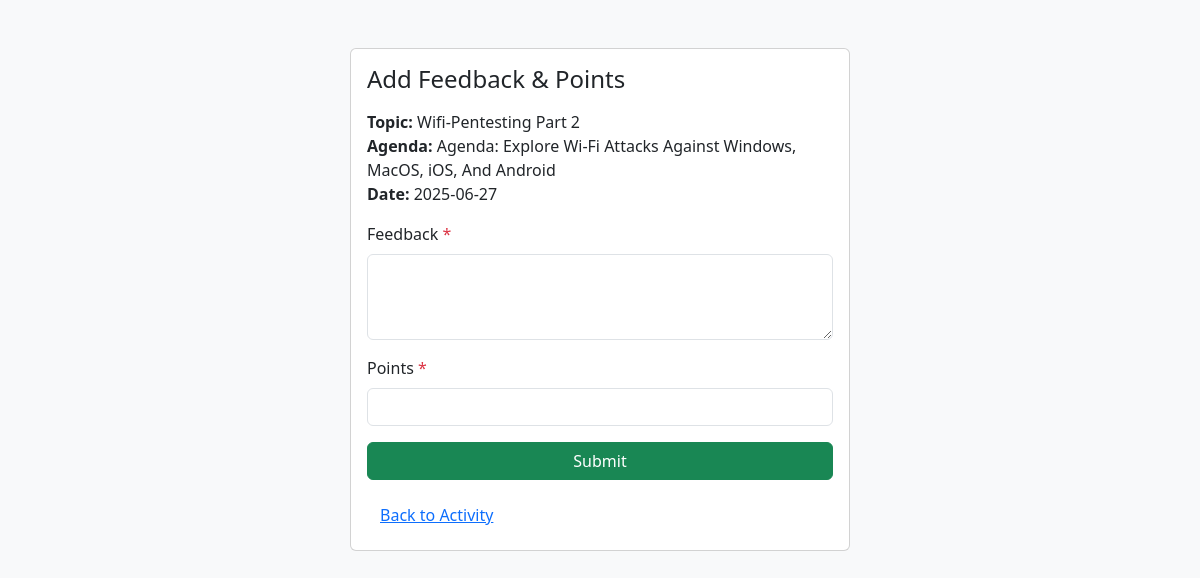
/admin-feedback/2 (signed in), run on the app's committed database.
### tables this page shows
CREATE TABLE slot_activity (
        id INTEGER PRIMARY KEY AUTOINCREMENT,
        slot_id INTEGER NOT NULL,
        user_id INTEGER NOT NULL,
        status TEXT NOT NULL,
        approval_reason TEXT,
        rejection_reason TEXT,
        feedback TEXT,
        comments TEXT,
        points_awarded INTEGER,
        topic TEXT,
        agenda TEXT,
        file_path TEXT,
        link TEXT,
        created_at TEXT DEFAULT CURRENT_TIMESTAMP,
        updated_at TEXT DEFAULT CURRENT_TIMESTAMP,
        FOREIGN KEY (slot_id) REFERENCES slots(id),
        FOREIGN KEY (user_id) REFERENCES users(id)
    );

### app.py (the view, shortened to what this page needs)
@app.route('/admin-feedback/<int:activity_id>', methods=['GET', 'POST'])
@token_required
def admin_feedback(activity_id):
    db = get_db()
    user_email = g.get('user')
    admin = db.execute('SELECT * FROM users WHERE email = ?', (user_email,)).fetchone()
    if admin['role'] != 'admin':
        return redirect(url_for('dashboard'))
    activity = db.execute('SELECT * FROM slot_activity WHERE id = ?', (activity_id,)).fetchone()
    if not activity:
        flash('Activity not found.')
        return redirect(url_for('my_activity'))
    if activity['feedback'] or activity['points_awarded'] is not None:
        flash('Feedback and points already set for this activity.')
        return redirect(url_for('my_activity'))
    return render_template('admin_feedback.html', activity=activity)

### app.py (called while the page is built)
def get_db():
    if 'db' not in g:
        g.db = sqlite3.connect(app.config['DATABASE'])
        g.db.row_factory = sqlite3.Row
    return g.db

def token_required(f):
    @wraps(f)
    def decorated(*args, **kwargs):
        token = request.cookies.get('token')
        if not token:
            return redirect(url_for('login'))
        try:
            data = jwt.decode(token, app.config['SECRET_KEY'], algorithms=["HS256"])
            g.user = data['email']
        except Exception:
            return redirect(url_for('login'))
        return f(*args, **kwargs)
    return decorated

### templates/admin_feedback.html (shortened to what this page needs)
<!DOCTYPE html>
<html lang="en">
<head>
    <link href="https://cdn.jsdelivr.net/npm/bootstrap@5.3.2/dist/css/bootstrap.min.css" rel="stylesheet">
</head>
<body class="bg-light" style="min-height: 100vh;">
    <div class="container py-5">
        <div class="card mx-auto" style="max-width: 500px;">
            <div class="card-body">
                <h4 class="card-title mb-3">Add Feedback & Points</h4>
                <div class="mb-3">
                    <strong>Topic:</strong> {{ activity['topic'] or '-' }}<br>
                    <strong>Agenda:</strong> {{ activity['agenda'] or '-' }}<br>
                    <strong>Date:</strong> {{ activity['created_at'][:10] }}<br>
                </div>
                <form method="POST">
                    <div class="mb-3">
                        <label for="feedback" class="form-label">Feedback <span class="text-danger">*</span></label>
                        <textarea name="feedback" id="feedback" class="form-control" rows="3" required></textarea>
                    </div>
                    <div class="mb-3">
                        <label for="points" class="form-label">Points <span class="text-danger">*</span></label>
                        <input type="number" name="points" id="points" class="form-control" min="0" required>
                    </div>
                    <button type="submit" class="btn btn-success w-100">Submit</button>
                </form>
                <a href="/my-activity" class="btn btn-link mt-3">Back to Activity</a>
            </div>
        </div>
    </div>
</body>
</html>

### data on the page
slot_activity: topic "Wifi-Pentesting Part 2", agenda "Agenda: Explore Wi-Fi Attacks Against Windows, MacOS, iOS, And Android", created_at "2025-06-27"
